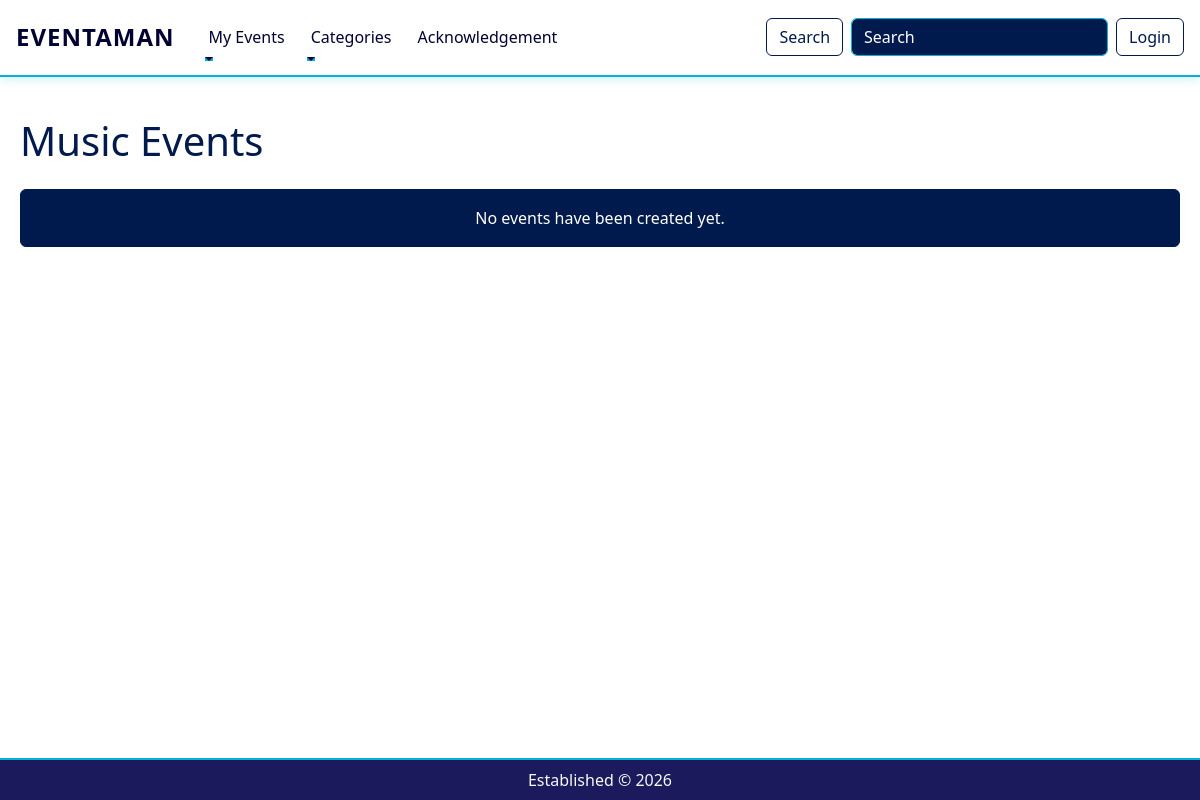
The app's page /events/category/music, older data.
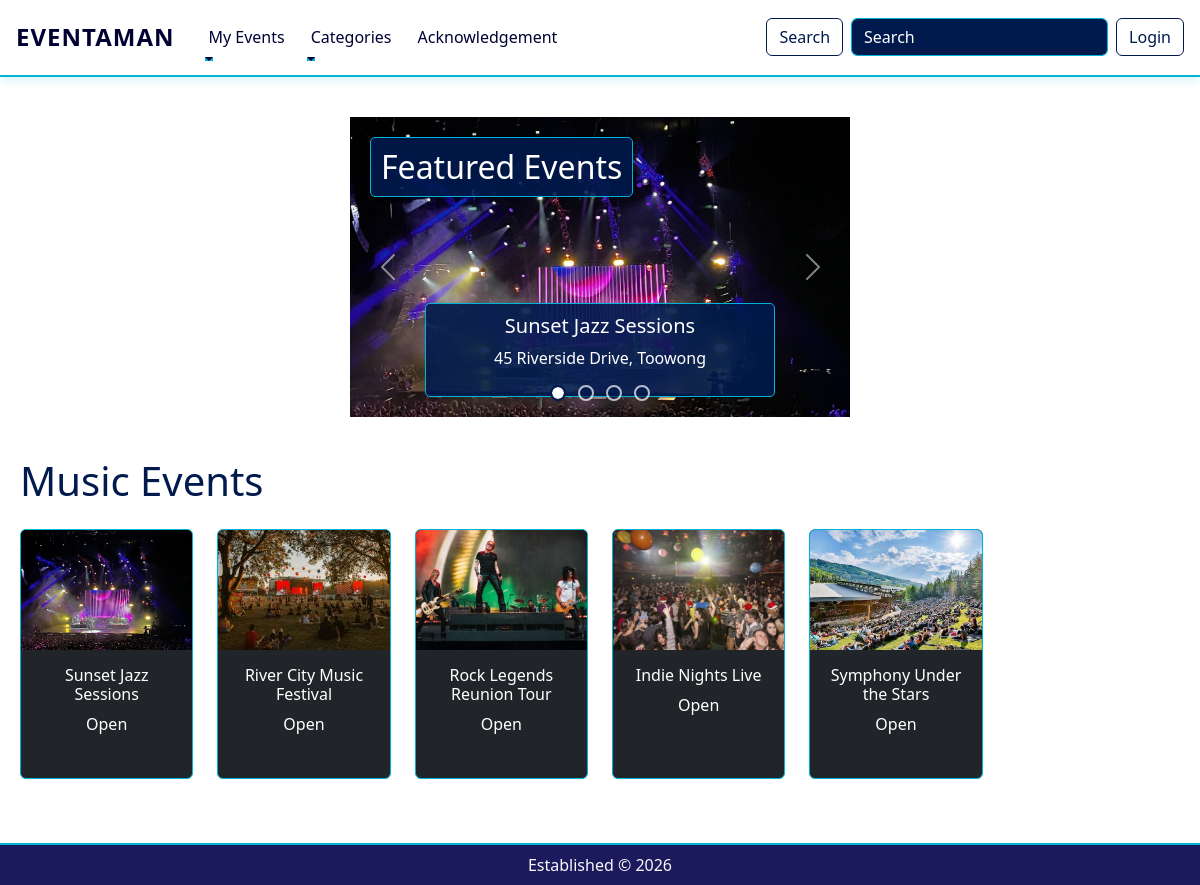
The same page, newer data.
### event_management/models.py (models this page shows, shortened)
class Event(db.Model):
    __tablename__ = 'events'
    id = db.Column(db.Integer, primary_key=True)
    vendor_id = db.Column(db.Integer, db.ForeignKey('users.id'), nullable=False)
    name = db.Column(db.String(100), nullable=False)
    organisation_name = db.Column(db.String(100), nullable=True)
    description = db.Column(db.Text, nullable=False)
    category = db.Column(db.String(50), nullable=False)
    price = db.Column(db.String(20))
    date = db.Column(db.DateTime, nullable=False)
    status = db.Column(db.String(50), default='Open')
    price = db.Column(db.Float)
    images = db.relationship('EventImage', back_populates='event', cascade='all, delete-orphan')
    comments = db.relationship('Comment', back_populates='event', cascade='all, delete-orphan')
    location_id = db.Column(db.Integer, db.ForeignKey('locations.id'), nullable=False)
    location = db.relationship('Location', back_populates='events')
    tickets_available = db.Column(db.Integer, nullable=False)
    tickets_sold = db.Column(db.Integer, nullable=False, default=0)
    bookings = db.relationship('Booking', back_populates='event', cascade='all, delete-orphan')
    acknowledgement_type = db.Column(db.String(20), nullable=False, default='none')
    acknowledgement_traditional_custodians = db.Column(db.String(200), nullable=True)
    acknowledgement_statement = db.Column(db.Text, nullable=True)
    acknowledgement_researched = db.Column(db.Boolean, default=False)
    acknowledgement_not_welcome = db.Column(db.Boolean, default=False)
    acknowledgement_respectful = db.Column(db.Boolean, default=False)

class EventImage(db.Model):
    __tablename__ = 'event_images'
    id = db.Column(db.Integer, primary_key=True)
    filename = db.Column(db.String(255), nullable=False)
    event_id = db.Column(db.Integer, db.ForeignKey('events.id'), nullable=False)
    event = db.relationship('Event', back_populates='images')

class Location(db.Model):
    __tablename__ = 'locations'
    id = db.Column(db.Integer, primary_key=True)
    address = db.Column(db.String(150), nullable=False)
    state_territory = db.Column(db.String(10), nullable=False)
    postcode = db.Column(db.Integer, nullable=False)
    events = db.relationship('Event', back_populates='location')

### event_management/events.py (the view)
@eventbp.route('/category/<category>')
def category(category):
    events = Event.query.filter_by(category=category).order_by(Event.date.asc()).all()
    return render_template('index.html', events=events, featured_events=events[:4], selected_category=category)

### event_management/templates/index.html (shortened to what this page needs)
{% extends "base.html" %}
{% block content %}
{% if featured_events %}
<div id="carouselExampleCaptions" class="carousel slide position-relative" data-bs-ride="carousel"
    data-bs-interval="3000">
    <h1 class="position-absolute"
        style="top: 20px; left: 20px; color: white; z-index: 10; font-size: 2rem; background-color: rgba(0, 26, 77, 0.9); padding: 10px; border-radius: 5px; border: 1px solid #00b4d8;">
        Featured Events
    </h1>
    <div class="carousel-indicators">
        {% for event in featured_events %}
        <button type="button" data-bs-target="#carouselExampleCaptions" data-bs-slide-to="{{ loop.index0 }}"
            class="{% if loop.first %}active{% endif %}" aria-current="{% if loop.first %}true{% endif %}">
        </button>
        {% endfor %}
    </div>
    <div class="carousel-inner">
        {% for event in featured_events %}
        <div class="carousel-item {% if loop.first %}active{% endif %}">
            <a href="{{ url_for('events.show', id=event.id) }}">
                {% if event.images %}
                <img src="{{ url_for('static', filename=event.images[0].filename) }}" class="d-block w-100"
                    alt="{{ event.name }}">
                {% endif %}
            </a>
            <div class="carousel-caption d-none d-md-block">
                <h5>{{ event.name }}</h5>
                <p>{{ event.location.address }}</p>
            </div>
        </div>
        {% endfor %}
    </div>
    <button class="carousel-control-prev" type="button" data-bs-target="#carouselExampleCaptions" data-bs-slide="prev">
        <span class="carousel-control-prev-icon" aria-hidden="true"></span>
    </button>
    <button class="carousel-control-next" type="button" data-bs-target="#carouselExampleCaptions" data-bs-slide="next">
        <span class="carousel-control-next-icon" aria-hidden="true"></span>
    </button>
</div>
{% endif %}
<div class="city-heading text-white">
    <div class="d-flex align-items-center justify-content-between mb-3">
        <h1 style="color: #001a4d;">
            {% if selected_category %}
            {{ selected_category.title() }} Events
            {% else %}
            Events
            {% endif %}
        </h1>
    </div>
    <div class="row">
        {% for event in events %}
        <div class="col-md-2 mb-4">
            <a class="card index-card bg-dark text-white text-decoration-none"
                href="{{ url_for('events.show', id=event.id) }}">
                {% if event.images %}
                <img src="{{ url_for('static', filename=event.images[0].filename) }}" class="card-img-top"
                    alt="{{ event.name }}">
                {% endif %}
                <div class="card-body text-center">
                    <h6 class="card-title">{{ event.name }}</h6>
                    {{ event.status }}
                </div>
            </a>
        </div>
        {% else %}
        <div class="col-12">
            <div class="alert alert-info text-center"
                style="background-color: #001a4d; border: 1px solid #001a4d; color: white;">
                <p class="mb-0">No events have been created yet.</p>
            </div>
        </div>
        {% endfor %}
    </div>
</div>
{% endblock %}

### event_management/templates/base.html (shortened to what this page needs)
<!doctype html>
<html lang='en'>
<head>
    <link href="https://cdn.jsdelivr.net/npm/bootstrap@5.3.0-alpha3/dist/css/bootstrap.min.css" rel="stylesheet"
>
    <link rel="stylesheet" href="https://cdn.jsdelivr.net/npm/bootstrap-icons@1.11.3/font/bootstrap-icons.min.css">
    <link rel="stylesheet" href="{{ url_for('static', filename='css/stylesheet.css') }}">
</head>
<body>
    <div class="page-wrapper">
        <nav class="navbar navbar-expand-lg sticky-top">
            <a class="navbar-brand ms-3" href="/">EVENTAMAN</a>
            <div class="collapse navbar-collapse" id="navbarSupportedContent">
                <ul class="navbar-nav me-auto">
                    <li class="nav-item dropdown">
                        <a class="nav-link dropdown-toggle" href="#" id="navbarDropdownEvents" role="button"
                            data-bs-toggle="dropdown" aria-haspopup="true" aria-expanded="false">
                            My Events
                        </a>
                    </li>
                    <li class="nav-item dropdown">
                        <a class="nav-link dropdown-toggle" href="#" id="navbarDropdown" role="button"
                            data-bs-toggle="dropdown" aria-haspopup="true" aria-expanded="false">
                            Categories
                        </a>
                    </li>
                    <li class="nav-item">
                        <a class="nav-link" href="{{ url_for('events.acknowledgement') }}">
                            Acknowledgement
                        </a>
                    </li>
                </ul>
                <div class="d-flex align-items-center gap-2 ms-auto">
                    <button class="btn btn-outline-dark my-2 my-sm-0" type="submit">Search</button>
                    <input class="form-control" type="search" placeholder="Search" aria-label="Search">
                    {% if current_user.is_authenticated %}
                    <a class="btn btn-outline-primary my-2 my-sm-0 me-3" href="{{ url_for('auth.logout') }}">Logout</a>
                    {% else %}
                    <a class="btn btn-outline-primary my-2 my-sm-0 me-3" href="{{ url_for('auth.login') }}">Login</a>
                    {% endif %}
                </div>
            </div>
        </nav>
        <main>
            {% block content %}
            {% endblock %}
        </main>
        <footer class="footer">
            <div class="text-center py-2 bg-dark" style="background-color: #1a1a5c !important; border-top: 2px solid #00b4d8;">
                <span class="text-light">Established &copy; 2026</span>
            </div>
        </footer>
    </div>
</body>
</html>

### event_management/static/css/stylesheet.css (style rules this page uses)
html, body { height: 100%; }
.page-wrapper { min-height: 100%; display: flex; flex-direction: column; }
main { flex: 1; padding: 20px 0; }
.footer { margin-top: auto; }
body { background-color: #ffffff; overflow-x: hidden; color: white; }
.navbar { background: rgba(#1a1a5c, 0.95) !important; backdrop-filter: blur(10px); border-bottom: 2px solid #00b4d8; padding-top: 0.9rem; padding-bottom: 0.9rem; box-shadow: 0 2px 10px rgba(0, 180, 216, 0.2); }
.navbar-brand { font-size: 1.5rem; font-weight: 700; letter-spacing: 1px; color: #000033 !important; }
.nav-link { color: #000033 !important; font-weight: 500; margin-left: 10px; position: relative; }
.nav-link::after { content: ''; position: absolute; left: 0; bottom: -4px; width: 0%; height: 2px; background: #00b4d8; }
.card { background-color: #001a4d; border: 1px solid #00b4d8; color: white; }
.index-card { height: 250px; transition: transform 0.3s ease, box-shadow 0.3s ease; border: 1px solid #00b4d8; background-color: #001a4d; }
.card-img-top { height: 120px; object-fit: cover; }
.carousel { max-width: 500px; height: 300px; margin: 20px auto; }
.carousel-indicators [data-bs-target] { width: 12px; height: 12px; border-radius: 50%; background-color: #001a4d; border: 2px solid #ffffff; opacity: 0.7; margin: 0 6px; }
.carousel-indicators .active { background-color: #ffffff; border-color: #001a4d; opacity: 1; }
.carousel-item { height: 300px; }
.carousel-item img { height: 100%; width: 100%; object-fit: cover; }
.carousel-caption { background-color: rgba(0, 26, 77, 0.9); padding: 10px; border-radius: 5px; border: 1px solid #00b4d8; }
.city-heading { padding: 20px; }
.btn-outline-primary { color: #001a4d; border-color: #001a4d; }
.btn-outline-dark { color: #001a4d; border-color: #001a4d; }
.form-control { background-color: #001a4d; border: 1px solid #00b4d8; color: white; }
.form-control::placeholder { color: white; }
a { color: #00b4d8; }

Row changes from the older to the newer data that the page shows:
added Event: filename (picture), name "Sunset Jazz Sessions", location.address "45 Riverside Drive, Toowong", status "Open"
added Event: filename (picture), name "River City Music Festival", status "Open"
added Event: filename (picture), name "Rock Legends Reunion Tour", status "Open"
added Event: filename (picture), name "Indie Nights Live", status "Open"
added Event: filename (picture), name "Symphony Under the Stars", status "Open", shown under "Music Events"
Text that changed along with them:
text no longer shown: "No events have been created yet."
text now shown: "Featured Events"
